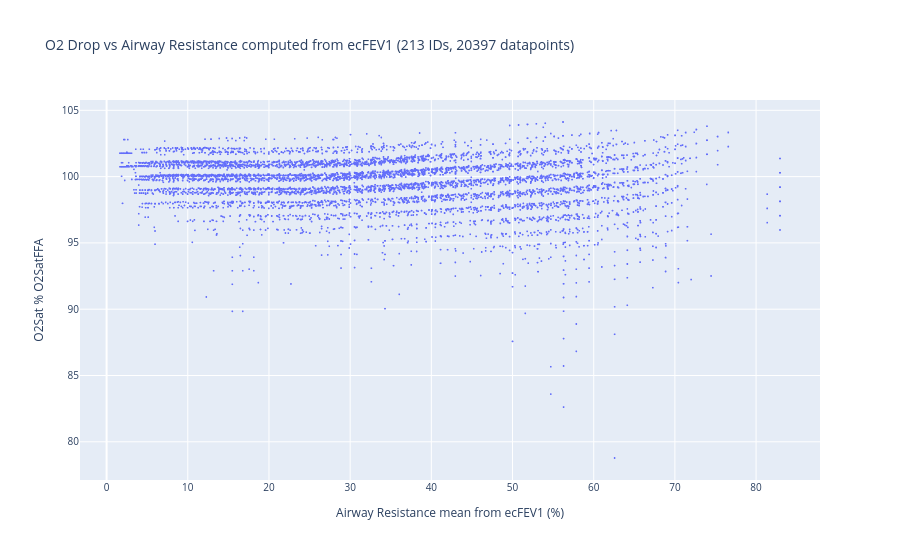

Write notebook code for a chart like this one.
### Code cell
fig = px.scatter(
    df,
    x="Airway Resistance mean from ecFEV1 (%)",
    y="O2Sat % O2SatFFA",
    title=title,
    hover_data=["ID", "ecFEV1"],
)
# Reduce marker size
fig.update_traces(marker=dict(size=2))
fig.update_layout(font=dict(size=10))
fig.show()

### Figure 1 — Plotly figure (JSON) as saved in the notebook; plotly's stock layout.template omitted (floating-point values rounded to 4 significant figures; data arrays with more than 128 entries replaced by an {"elided": "..."} marker saying what was removed)
{"data": [{"customdata": {"elided": "20397x2 mixed values"}, "hovertemplate": "Airway Resistance mean from ecFEV1 (%)=%{x}<br>O2Sat % O2SatFFA=%{y}<br>ID=%{customdata[0]}<br>ecFEV1=%{customdata[1]}<extra></extra>", "legendgroup": "", "marker": {"color": "#636efa", "size": 2, "symbol": "circle"}, "mode": "markers", "name": "", "showlegend": false, "type": "scattergl", "x": {"elided": "20397 float values"}, "xaxis": "x", "y": {"elided": "20397 float values"}, "yaxis": "y"}], "layout": {"font": {"size": 10}, "legend": {"tracegroupgap": 0}, "title": {"text": "O2 Drop vs Airway Resistance computed from ecFEV1 (213 IDs, 20397 datapoints)"}, "xaxis": {"anchor": "y", "domain": [0, 1], "title": {"text": "Airway Resistance mean from ecFEV1 (%)"}}, "yaxis": {"anchor": "x", "domain": [0, 1], "title": {"text": "O2Sat % O2SatFFA"}}}}
